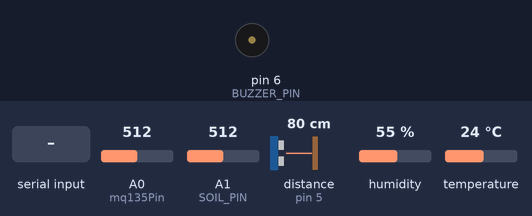
The sketch below on a simulated Arduino Uno, built with avr-gcc and run on an emulated ATmega328P. On the bench: buzzer (waves = sounding, pin HIGH). Inputs (shaded band) come from the test bench; at power-on: distance to the obstacle (sensor on pin 5) 80 cm, A0 (mq135Pin) = 512, A1 (SOIL_PIN) = 512, humidity 55 %, temperature 24 °C. The echo pulse lasts 58.3 µs per cm; pins used as bus, display or sensor lines are not drawn; what the sketch prints to the serial monitor is not drawn.

Above: at 15.7 s.
17.0 s: distance to the obstacle (sensor on pin 5) set to 34 cm
20.5 s: distance to the obstacle (sensor on pin 5) set to 28 cm
At 21.4 s:
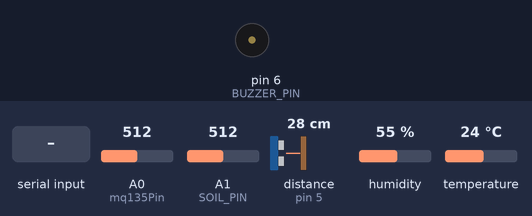
22.0 s: "BUZZER\n" received over Serial
At 22.62 s:
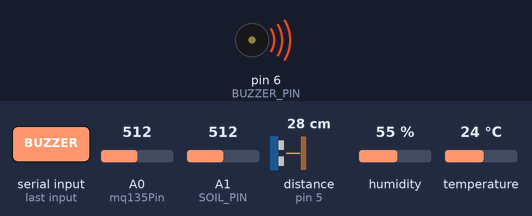
26.6 s: A0 (mq135Pin) set to 481
31.9 s: A0 (mq135Pin) set to 449
At 37.1 s:
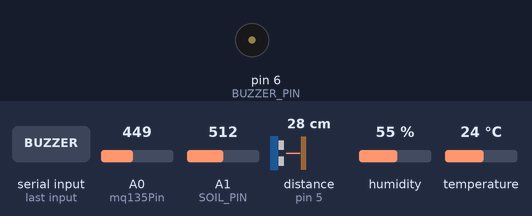
37.2 s: "STATUS\n" received over Serial
Timing chart, 0 to 41.7 s (numbered marks = the images above; inputs shaded):
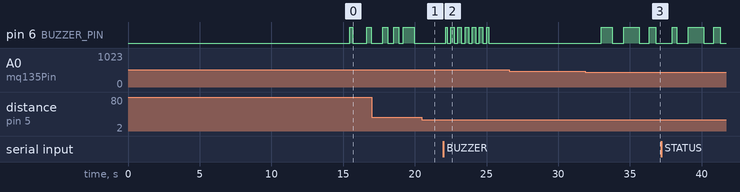

Measured:
- the behaviour switches between 463 and 462 on A0 (mq135Pin) (found by bisection; images 2 and 3)
- after the input at 20.5 s, pin 6 (BUZZER_PIN): stays LOW (without the input it goes to HIGH after 0.60 s)
- after the input at 22.0 s, pin 6 (BUZZER_PIN): goes HIGH 0.08 s, 5 × (LOW 0.25 s, HIGH 0.25 s), LOW 0.25 s, HIGH 0.17 s, then LOW, starting after 0.17 s
- after the input at 26.6 s, every drawn part: stays the same
- after the input at 31.9 s, pin 6 (BUZZER_PIN): goes HIGH 0.77 s, LOW 0.79 s, HIGH 1.1 s, LOW 0.69 s, HIGH 0.44 s, then LOW, starting after 1.1 s

The sketch:

ARDUINO.Ino
```cpp
// SISTEMA COMPLETO MEJORADO - Compatible con Web App v2.0
// Sensores: MQ-135 (Gas), DHT11 (Temp/Hum), HC-SR04 (Distancia), YL-69 (Suelo), Buzzer

#include <DHT.h>

// Configuración DHT11
#define DHT_PIN 3
#define DHT_TYPE DHT11
DHT dht(DHT_PIN, DHT_TYPE);

// Configuración Sensor Ultrasónico HC-SR04
#define TRIG_PIN 4
#define ECHO_PIN 5

// Configuración Sensor Humedad Suelo YL-69
#define SOIL_PIN A1

// Configuración Buzzer
#define BUZZER_PIN 6

// Configuración MQ-135 GAS SENSOR
const int mq135Pin = A0;
int valorReferencia = 0;
int lecturaActual = 0;

// Variables para detección y control
bool gasDetectado = false;
int historialGas[5];
int indiceHistorial = 0;
unsigned long ultimaLecturaDHT = 0;
unsigned long ultimoEnvio = 0;
const unsigned long INTERVALO_ENVIO = 1000; // Enviar datos cada 1 segundo

// Variables para control de buzzer (alertas locales)
unsigned long inicioAlarmaSuelo = 0;
unsigned long inicioAlarmaGas = 0;
unsigned long inicioAlarmaDistancia = 0;
bool alarmaSueloActiva = false;
bool alarmaGasActiva = false;
bool alarmaDistanciaActiva = false;

void setup() {
  Serial.begin(9600);
  dht.begin();

  pinMode(TRIG_PIN, OUTPUT);
  pinMode(ECHO_PIN, INPUT);
  pinMode(BUZZER_PIN, OUTPUT);
  digitalWrite(BUZZER_PIN, LOW);

  Serial.println(F("╔══════════════════════════════════╗"));
  Serial.println(F("║  SISTEMA RIEGO v2.0 - ARDUINO   ║"));
  Serial.println(F("║    Compatible con Web App        ║"));
  Serial.println(F("╚══════════════════════════════════╝"));

  Serial.println(F("🔥 Precalentando MQ-135 (10s)..."));
  delay(10000);

  calibrarSensorGas();
  probarTodosSensores();

  Serial.println(F("✅ Sistema listo - Enviando datos JSON"));
  Serial.println(F("================================================"));
}

void loop() {
  unsigned long tiempoActual = millis();

  // Leer sensores con frecuencia adecuada
  int gasValue = leerGasPromedio();
  float distancia = leerDistancia();
  int humedadSuelo = leerHumedadSuelo();

  // Leer DHT11 cada 2 segundos (es lento)
  static float temperatura = 0;
  static float humedad = 0;
  if(tiempoActual - ultimaLecturaDHT > 2000) {
    float tempTemp = dht.readTemperature();
    float tempHum = dht.readHumidity();

    if(!isnan(tempTemp) && !isnan(tempHum)) {
      temperatura = tempTemp;
      humedad = tempHum;
    }
    ultimaLecturaDHT = tiempoActual;
  }

  // Controlar buzzer para alertas locales
  controlarBuzzerLocal(gasValue, distancia, humedadSuelo);

  // Enviar datos a la web app cada segundo
  if(tiempoActual - ultimoEnvio >= INTERVALO_ENVIO) {
    enviarDatosWeb(gasValue, distancia, humedadSuelo, temperatura, humedad);
    ultimoEnvio = tiempoActual;
  }

  delay(300); // Lectura rápida pero no excesiva
}

void calibrarSensorGas() {
  Serial.println(F("⚖️ Calibrando MQ-135..."));

  long suma = 0;
  for(int i = 0; i < 50; i++) {
    suma += analogRead(mq135Pin);
    delay(100);
    if(i % 10 == 0) Serial.print(F("."));
  }

  valorReferencia = suma / 50;

  // Inicializar historial
  for(int i = 0; i < 5; i++) {
    historialGas[i] = valorReferencia;
  }

  Serial.println();
  Serial.print(F("🎯 Valor de referencia: "));
  Serial.println(valorReferencia);
}

int leerGasPromedio() {
  long suma = 0;
  for(int i = 0; i < 3; i++) {
    suma += analogRead(mq135Pin);
    delay(10);
  }

  int promedio = suma / 3;

  // Agregar al historial
  historialGas[indiceHistorial] = promedio;
  indiceHistorial = (indiceHistorial + 1) % 5;

  return promedio;
}

float leerDistancia() {
  digitalWrite(TRIG_PIN, LOW);
  delayMicroseconds(2);
  digitalWrite(TRIG_PIN, HIGH);
  delayMicroseconds(10);
  digitalWrite(TRIG_PIN, LOW);

  long duracion = pulseIn(ECHO_PIN, HIGH, 30000); // Timeout de 30ms

  if(duracion == 0) {
    return -1; // Error en lectura
  }

  float distancia = (duracion * 0.034) / 2;

  if(distancia > 400 || distancia < 2) {
    return -1;
  }

  return distancia;
}

int leerHumedadSuelo() {
  int valorSuelo = analogRead(SOIL_PIN);

  // Mapear a porcentaje: 0% = muy seco, 100% = muy húmedo
  // Ajustar estos valores según tu sensor específico
  int porcentajeHumedad = map(valorSuelo, 1023, 300, 0, 100);

  if(porcentajeHumedad < 0) porcentajeHumedad = 0;
  if(porcentajeHumedad > 100) porcentajeHumedad = 100;

  return porcentajeHumedad;
}

void enviarDatosWeb(int gas, float ultra, int suelo, float temp, float hum) {
  // FORMATO JSON para la web app
  Serial.print(F("{"));
  Serial.print(F("\"gas\":"));
  Serial.print(gas);
  Serial.print(F(",\"ultrasonic\":"));

  if(ultra < 0) {
    Serial.print(F("0"));
  } else {
    Serial.print(ultra, 1);
  }

  Serial.print(F(",\"soil\":"));
  Serial.print(suelo);
  Serial.print(F(",\"temperature\":"));
  Serial.print(temp, 1);
  Serial.print(F(",\"humidity\":"));
  Serial.print(hum, 1);
  Serial.print(F(",\"timestamp\":"));
  Serial.print(millis());
  Serial.println(F("}"));

  // TAMBIÉN enviar formato legible para debugging
  Serial.print(F("DEBUG: Gas="));
  Serial.print(gas);
  Serial.print(F(" | Ultra="));
  if(ultra < 0) {
    Serial.print(F("ERROR"));
  } else {
    Serial.print(ultra, 1);
    Serial.print(F("cm"));
  }
  Serial.print(F(" | Suelo="));
  Serial.print(suelo);
  Serial.print(F("% | Temp="));
  Serial.print(temp, 1);
  Serial.print(F("°C | Hum="));
  Serial.print(hum, 1);
  Serial.println(F("%"));
}

void controlarBuzzerLocal(int gasValue, float distancia, int humedadSuelo) {
  unsigned long tiempoActual = millis();

  // Evaluar condiciones críticas
  int cambioGas = abs(gasValue - valorReferencia);
  bool gasCritico = (cambioGas >= 50);
  bool distanciaCritica = (distancia > 0 && distancia < 5) || distancia > 30;
  bool sueloMuySeco = (humedadSuelo < 20);

  // ALARMA DE GAS (máxima prioridad)
  if(gasCritico) {
    if(!alarmaGasActiva) {
      alarmaGasActiva = true;
      inicioAlarmaGas = tiempoActual;
    }
    // Pitido rápido continuo
    digitalWrite(BUZZER_PIN, (tiempoActual % 300) < 150 ? HIGH : LOW);
  } else {
    if(alarmaGasActiva) {
      alarmaGasActiva = false;
      digitalWrite(BUZZER_PIN, LOW);
    }
  }

  // ALARMA DE DISTANCIA (solo si no hay alarma de gas)
  if(distanciaCritica && !gasCritico) {
    if(!alarmaDistanciaActiva) {
      alarmaDistanciaActiva = true;
      inicioAlarmaDistancia = tiempoActual;
    }

    // Sonar por 2 segundos
    if(tiempoActual - inicioAlarmaDistancia < 2000) {
      digitalWrite(BUZZER_PIN, (tiempoActual % 500) < 250 ? HIGH : LOW);
    } else {
      digitalWrite(BUZZER_PIN, LOW);
      alarmaDistanciaActiva = false;
    }
  } else if(!distanciaCritica) {
    alarmaDistanciaActiva = false;
  }

  // ALARMA DE SUELO (solo si no hay otras alarmas)
  if(sueloMuySeco && !gasCritico && !alarmaDistanciaActiva) {
    if(!alarmaSueloActiva) {
      alarmaSueloActiva = true;
      inicioAlarmaSuelo = tiempoActual;
    }
    // Pitido lento
    digitalWrite(BUZZER_PIN, (tiempoActual % 1500) < 200 ? HIGH : LOW);
  } else {
    if(alarmaSueloActiva && !sueloMuySeco) {
      alarmaSueloActiva = false;
      digitalWrite(BUZZER_PIN, LOW);
    }
  }
}

void probarTodosSensores() {
  Serial.println(F("🧪 Probando todos los sensores..."));

  // Probar DHT11
  Serial.print(F("🌡️ DHT11: "));
  float t = dht.readTemperature();
  float h = dht.readHumidity();

  if(isnan(h) || isnan(t)) {
    Serial.println(F("❌ Sin respuesta (verificar pin 3)"));
  } else {
    Serial.print(F("✅ OK - "));
    Serial.print(t);
    Serial.print(F("°C, "));
    Serial.print(h);
    Serial.println(F("%"));
  }

  // Probar Ultrasónico
  Serial.print(F("📏 HC-SR04: "));
  float dist = leerDistancia();
  if(dist < 0) {
    Serial.println(F("❌ Sin respuesta (verificar pins 4/5)"));
  } else {
    Serial.print(F("✅ OK - "));
    Serial.print(dist);
    Serial.println(F(" cm"));
  }

  // Probar sensor de suelo
  Serial.print(F("🌱 YL-69: "));
  int suelo = leerHumedadSuelo();
  Serial.print(F("✅ OK - "));
  Serial.print(suelo);
  Serial.println(F("% humedad"));

  // Probar MQ-135
  Serial.print(F("💨 MQ-135: "));
  int gas = leerGasPromedio();
  Serial.print(F("✅ OK - Valor: "));
  Serial.println(gas);

  // Probar buzzer
  Serial.print(F("🔊 Buzzer: "));
  digitalWrite(BUZZER_PIN, HIGH);
  delay(200);
  digitalWrite(BUZZER_PIN, LOW);
  Serial.println(F("✅ OK"));

  Serial.println(F("━━━━━━━━━━━━━━━━━━━━━━━━━━━━━━━━━"));
}

// COMANDOS SERIE ADICIONALES (Para depuración)
void serialEvent() {
  if (Serial.available()) {
    String comando = Serial.readStringUntil('\n');
    comando.trim();

    if(comando == "STATUS") {
      Serial.println(F("Sistema funcionando correctamente"));
      Serial.print(F("Referencia gas: "));
      Serial.println(valorReferencia);
      Serial.print(F("Uptime: "));
      Serial.print(millis() / 1000);
      Serial.println(F(" segundos"));
    }
    else if(comando == "CALIBRAR") {
      Serial.println(F("Recalibrando sensor de gas..."));
      calibrarSensorGas();
    }
    else if(comando == "TEST") {
      probarTodosSensores();
    }
    else if(comando.startsWith("BUZZER")) {
      Serial.println(F("Probando buzzer 3 segundos..."));
      unsigned long inicio = millis();
      while(millis() - inicio < 3000) {
        digitalWrite(BUZZER_PIN, (millis() % 500) < 250 ? HIGH : LOW);
      }
      digitalWrite(BUZZER_PIN, LOW);
      Serial.println(F("Buzzer test completado"));
    }
  }
}
```
